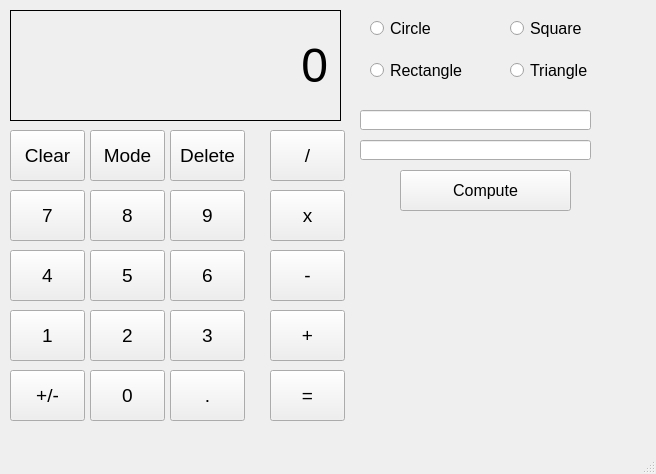
<?xml version="1.0" encoding="UTF-8"?>
<ui version="4.0">
 <class>MainWindow</class>
 <widget class="QMainWindow" name="MainWindow">
  <property name="enabled">
   <bool>true</bool>
  </property>
  <property name="geometry">
   <rect>
    <x>0</x>
    <y>0</y>
    <width>656</width>
    <height>474</height>
   </rect>
  </property>
  <property name="windowTitle">
   <string>MainWindow</string>
  </property>
  <widget class="QWidget" name="centralwidget">
   <widget class="QPushButton" name="buttonClear">
    <property name="geometry">
     <rect>
      <x>10</x>
      <y>130</y>
      <width>75</width>
      <height>51</height>
     </rect>
    </property>
    <property name="font">
     <font>
      <pointsize>14</pointsize>
      <weight>50</weight>
      <italic>false</italic>
      <bold>false</bold>
      <underline>false</underline>
      <strikeout>false</strikeout>
     </font>
    </property>
    <property name="autoFillBackground">
     <bool>false</bool>
    </property>
    <property name="text">
     <string>Clear</string>
    </property>
   </widget>
   <widget class="QPushButton" name="buttonMode">
    <property name="geometry">
     <rect>
      <x>90</x>
      <y>130</y>
      <width>75</width>
      <height>51</height>
     </rect>
    </property>
    <property name="font">
     <font>
      <pointsize>14</pointsize>
      <weight>50</weight>
      <italic>false</italic>
      <bold>false</bold>
      <underline>false</underline>
      <strikeout>false</strikeout>
     </font>
    </property>
    <property name="autoFillBackground">
     <bool>false</bool>
    </property>
    <property name="text">
     <string>Mode</string>
    </property>
   </widget>
   <widget class="QPushButton" name="buttonDel">
    <property name="geometry">
     <rect>
      <x>170</x>
      <y>130</y>
      <width>75</width>
      <height>51</height>
     </rect>
    </property>
    <property name="font">
     <font>
      <pointsize>14</pointsize>
      <weight>50</weight>
      <italic>false</italic>
      <bold>false</bold>
      <underline>false</underline>
      <strikeout>false</strikeout>
     </font>
    </property>
    <property name="mouseTracking">
     <bool>false</bool>
    </property>
    <property name="autoFillBackground">
     <bool>false</bool>
    </property>
    <property name="text">
     <string>Delete</string>
    </property>
   </widget>
   <widget class="QPushButton" name="buttonAdd">
    <property name="geometry">
     <rect>
      <x>270</x>
      <y>310</y>
      <width>75</width>
      <height>51</height>
     </rect>
    </property>
    <property name="font">
     <font>
      <pointsize>14</pointsize>
      <weight>50</weight>
      <italic>false</italic>
      <bold>false</bold>
      <underline>false</underline>
      <strikeout>false</strikeout>
     </font>
    </property>
    <property name="autoFillBackground">
     <bool>false</bool>
    </property>
    <property name="text">
     <string>+</string>
    </property>
   </widget>
   <widget class="QPushButton" name="buttonDivide">
    <property name="geometry">
     <rect>
      <x>270</x>
      <y>130</y>
      <width>75</width>
      <height>51</height>
     </rect>
    </property>
    <property name="font">
     <font>
      <pointsize>14</pointsize>
      <weight>50</weight>
      <italic>false</italic>
      <bold>false</bold>
      <underline>false</underline>
      <strikeout>false</strikeout>
     </font>
    </property>
    <property name="autoFillBackground">
     <bool>false</bool>
    </property>
    <property name="text">
     <string>/</string>
    </property>
   </widget>
   <widget class="QPushButton" name="button7">
    <property name="geometry">
     <rect>
      <x>10</x>
      <y>190</y>
      <width>75</width>
      <height>51</height>
     </rect>
    </property>
    <property name="font">
     <font>
      <pointsize>14</pointsize>
      <weight>50</weight>
      <italic>false</italic>
      <bold>false</bold>
      <underline>false</underline>
      <strikeout>false</strikeout>
     </font>
    </property>
    <property name="autoFillBackground">
     <bool>false</bool>
    </property>
    <property name="text">
     <string>7</string>
    </property>
   </widget>
   <widget class="QPushButton" name="button9">
    <property name="geometry">
     <rect>
      <x>170</x>
      <y>190</y>
      <width>75</width>
      <height>51</height>
     </rect>
    </property>
    <property name="font">
     <font>
      <pointsize>14</pointsize>
      <weight>50</weight>
      <italic>false</italic>
      <bold>false</bold>
      <underline>false</underline>
      <strikeout>false</strikeout>
     </font>
    </property>
    <property name="autoFillBackground">
     <bool>false</bool>
    </property>
    <property name="text">
     <string>9</string>
    </property>
   </widget>
   <widget class="QPushButton" name="button8">
    <property name="geometry">
     <rect>
      <x>90</x>
      <y>190</y>
      <width>75</width>
      <height>51</height>
     </rect>
    </property>
    <property name="font">
     <font>
      <pointsize>14</pointsize>
      <weight>50</weight>
      <italic>false</italic>
      <bold>false</bold>
      <underline>false</underline>
      <strikeout>false</strikeout>
     </font>
    </property>
    <property name="autoFillBackground">
     <bool>false</bool>
    </property>
    <property name="text">
     <string>8</string>
    </property>
   </widget>
   <widget class="QPushButton" name="button4">
    <property name="geometry">
     <rect>
      <x>10</x>
      <y>250</y>
      <width>75</width>
      <height>51</height>
     </rect>
    </property>
    <property name="font">
     <font>
      <pointsize>14</pointsize>
      <weight>50</weight>
      <italic>false</italic>
      <bold>false</bold>
      <underline>false</underline>
      <strikeout>false</strikeout>
     </font>
    </property>
    <property name="autoFillBackground">
     <bool>false</bool>
    </property>
    <property name="text">
     <string>4</string>
    </property>
   </widget>
   <widget class="QPushButton" name="button5">
    <property name="geometry">
     <rect>
      <x>90</x>
      <y>250</y>
      <width>75</width>
      <height>51</height>
     </rect>
    </property>
    <property name="font">
     <font>
      <pointsize>14</pointsize>
      <weight>50</weight>
      <italic>false</italic>
      <bold>false</bold>
      <underline>false</underline>
      <strikeout>false</strikeout>
     </font>
    </property>
    <property name="autoFillBackground">
     <bool>false</bool>
    </property>
    <property name="text">
     <string>5</string>
    </property>
   </widget>
   <widget class="QPushButton" name="buttonMultiply">
    <property name="geometry">
     <rect>
      <x>270</x>
      <y>190</y>
      <width>75</width>
      <height>51</height>
     </rect>
    </property>
    <property name="font">
     <font>
      <pointsize>14</pointsize>
      <weight>50</weight>
      <italic>false</italic>
      <bold>false</bold>
      <underline>false</underline>
      <strikeout>false</strikeout>
     </font>
    </property>
    <property name="autoFillBackground">
     <bool>false</bool>
    </property>
    <property name="text">
     <string>x</string>
    </property>
   </widget>
   <widget class="QPushButton" name="button2">
    <property name="geometry">
     <rect>
      <x>90</x>
      <y>310</y>
      <width>75</width>
      <height>51</height>
     </rect>
    </property>
    <property name="font">
     <font>
      <pointsize>14</pointsize>
      <weight>50</weight>
      <italic>false</italic>
      <bold>false</bold>
      <underline>false</underline>
      <strikeout>false</strikeout>
     </font>
    </property>
    <property name="autoFillBackground">
     <bool>false</bool>
    </property>
    <property name="text">
     <string>2</string>
    </property>
   </widget>
   <widget class="QPushButton" name="button3">
    <property name="geometry">
     <rect>
      <x>170</x>
      <y>310</y>
      <width>75</width>
      <height>51</height>
     </rect>
    </property>
    <property name="font">
     <font>
      <pointsize>14</pointsize>
      <weight>50</weight>
      <italic>false</italic>
      <bold>false</bold>
      <underline>false</underline>
      <strikeout>false</strikeout>
     </font>
    </property>
    <property name="autoFillBackground">
     <bool>false</bool>
    </property>
    <property name="text">
     <string>3</string>
    </property>
   </widget>
   <widget class="QPushButton" name="button6">
    <property name="geometry">
     <rect>
      <x>170</x>
      <y>250</y>
      <width>75</width>
      <height>51</height>
     </rect>
    </property>
    <property name="font">
     <font>
      <pointsize>14</pointsize>
      <weight>50</weight>
      <italic>false</italic>
      <bold>false</bold>
      <underline>false</underline>
      <strikeout>false</strikeout>
     </font>
    </property>
    <property name="autoFillBackground">
     <bool>false</bool>
    </property>
    <property name="text">
     <string>6</string>
    </property>
   </widget>
   <widget class="QPushButton" name="button1">
    <property name="geometry">
     <rect>
      <x>10</x>
      <y>310</y>
      <width>75</width>
      <height>51</height>
     </rect>
    </property>
    <property name="font">
     <font>
      <pointsize>14</pointsize>
      <weight>50</weight>
      <italic>false</italic>
      <bold>false</bold>
      <underline>false</underline>
      <strikeout>false</strikeout>
     </font>
    </property>
    <property name="autoFillBackground">
     <bool>false</bool>
    </property>
    <property name="text">
     <string>1</string>
    </property>
   </widget>
   <widget class="QPushButton" name="buttonSubtract">
    <property name="geometry">
     <rect>
      <x>270</x>
      <y>250</y>
      <width>75</width>
      <height>51</height>
     </rect>
    </property>
    <property name="font">
     <font>
      <pointsize>14</pointsize>
      <weight>50</weight>
      <italic>false</italic>
      <bold>false</bold>
      <underline>false</underline>
      <strikeout>false</strikeout>
     </font>
    </property>
    <property name="autoFillBackground">
     <bool>false</bool>
    </property>
    <property name="text">
     <string>-</string>
    </property>
   </widget>
   <widget class="QPushButton" name="buttonNegPos">
    <property name="geometry">
     <rect>
      <x>10</x>
      <y>370</y>
      <width>75</width>
      <height>51</height>
     </rect>
    </property>
    <property name="font">
     <font>
      <pointsize>14</pointsize>
      <weight>50</weight>
      <italic>false</italic>
      <bold>false</bold>
      <underline>false</underline>
      <strikeout>false</strikeout>
     </font>
    </property>
    <property name="autoFillBackground">
     <bool>false</bool>
    </property>
    <property name="text">
     <string>+/-</string>
    </property>
   </widget>
   <widget class="QPushButton" name="button0">
    <property name="geometry">
     <rect>
      <x>90</x>
      <y>370</y>
      <width>75</width>
      <height>51</height>
     </rect>
    </property>
    <property name="font">
     <font>
      <pointsize>14</pointsize>
      <weight>50</weight>
      <italic>false</italic>
      <bold>false</bold>
      <underline>false</underline>
      <strikeout>false</strikeout>
     </font>
    </property>
    <property name="autoFillBackground">
     <bool>false</bool>
    </property>
    <property name="text">
     <string>0</string>
    </property>
   </widget>
   <widget class="QPushButton" name="buttonEqual">
    <property name="geometry">
     <rect>
      <x>270</x>
      <y>370</y>
      <width>75</width>
      <height>51</height>
     </rect>
    </property>
    <property name="font">
     <font>
      <pointsize>14</pointsize>
      <weight>50</weight>
      <italic>false</italic>
      <bold>false</bold>
      <underline>false</underline>
      <strikeout>false</strikeout>
     </font>
    </property>
    <property name="autoFillBackground">
     <bool>false</bool>
    </property>
    <property name="text">
     <string>=</string>
    </property>
   </widget>
   <widget class="QPushButton" name="buttonDecimal">
    <property name="geometry">
     <rect>
      <x>170</x>
      <y>370</y>
      <width>75</width>
      <height>51</height>
     </rect>
    </property>
    <property name="font">
     <font>
      <pointsize>14</pointsize>
      <weight>50</weight>
      <italic>false</italic>
      <bold>false</bold>
      <underline>false</underline>
      <strikeout>false</strikeout>
     </font>
    </property>
    <property name="autoFillBackground">
     <bool>false</bool>
    </property>
    <property name="text">
     <string>.</string>
    </property>
   </widget>
   <widget class="QLabel" name="label">
    <property name="geometry">
     <rect>
      <x>10</x>
      <y>10</y>
      <width>331</width>
      <height>111</height>
     </rect>
    </property>
    <property name="font">
     <font>
      <pointsize>36</pointsize>
     </font>
    </property>
    <property name="frameShape">
     <enum>QFrame::Box</enum>
    </property>
    <property name="text">
     <string>0</string>
    </property>
    <property name="alignment">
     <set>Qt::AlignRight|Qt::AlignTrailing|Qt::AlignVCenter</set>
    </property>
    <property name="margin">
     <number>10</number>
    </property>
   </widget>
   <widget class="QRadioButton" name="buttonCircle">
    <property name="geometry">
     <rect>
      <x>370</x>
      <y>20</y>
      <width>82</width>
      <height>17</height>
     </rect>
    </property>
    <property name="font">
     <font>
      <pointsize>12</pointsize>
     </font>
    </property>
    <property name="text">
     <string>Circle</string>
    </property>
    <attribute name="buttonGroup">
     <string notr="true">areaChoice</string>
    </attribute>
   </widget>
   <widget class="QRadioButton" name="buttonRectangle">
    <property name="geometry">
     <rect>
      <x>370</x>
      <y>60</y>
      <width>101</width>
      <height>21</height>
     </rect>
    </property>
    <property name="font">
     <font>
      <pointsize>12</pointsize>
     </font>
    </property>
    <property name="text">
     <string>Rectangle</string>
    </property>
    <attribute name="buttonGroup">
     <string notr="true">areaChoice</string>
    </attribute>
   </widget>
   <widget class="QRadioButton" name="buttonTriangle">
    <property name="geometry">
     <rect>
      <x>510</x>
      <y>60</y>
      <width>82</width>
      <height>21</height>
     </rect>
    </property>
    <property name="font">
     <font>
      <pointsize>12</pointsize>
     </font>
    </property>
    <property name="text">
     <string>Triangle</string>
    </property>
    <attribute name="buttonGroup">
     <string notr="true">areaChoice</string>
    </attribute>
   </widget>
   <widget class="QRadioButton" name="buttonSquare">
    <property name="geometry">
     <rect>
      <x>510</x>
      <y>20</y>
      <width>82</width>
      <height>17</height>
     </rect>
    </property>
    <property name="font">
     <font>
      <pointsize>12</pointsize>
     </font>
    </property>
    <property name="text">
     <string>Square</string>
    </property>
    <attribute name="buttonGroup">
     <string notr="true">areaChoice</string>
    </attribute>
   </widget>
   <widget class="QLineEdit" name="entryOne">
    <property name="geometry">
     <rect>
      <x>360</x>
      <y>110</y>
      <width>231</width>
      <height>20</height>
     </rect>
    </property>
   </widget>
   <widget class="QLineEdit" name="entryTwo">
    <property name="geometry">
     <rect>
      <x>360</x>
      <y>140</y>
      <width>231</width>
      <height>20</height>
     </rect>
    </property>
   </widget>
   <widget class="QPushButton" name="buttonCompute">
    <property name="geometry">
     <rect>
      <x>400</x>
      <y>170</y>
      <width>171</width>
      <height>41</height>
     </rect>
    </property>
    <property name="font">
     <font>
      <pointsize>12</pointsize>
     </font>
    </property>
    <property name="text">
     <string>Compute</string>
    </property>
   </widget>
  </widget>
  <widget class="QMenuBar" name="menubar">
   <property name="geometry">
    <rect>
     <x>0</x>
     <y>0</y>
     <width>656</width>
     <height>21</height>
    </rect>
   </property>
  </widget>
  <widget class="QStatusBar" name="statusbar"/>
 </widget>
 <resources/>
 <connections/>
 <buttongroups>
  <buttongroup name="areaChoice"/>
 </buttongroups>
</ui>
